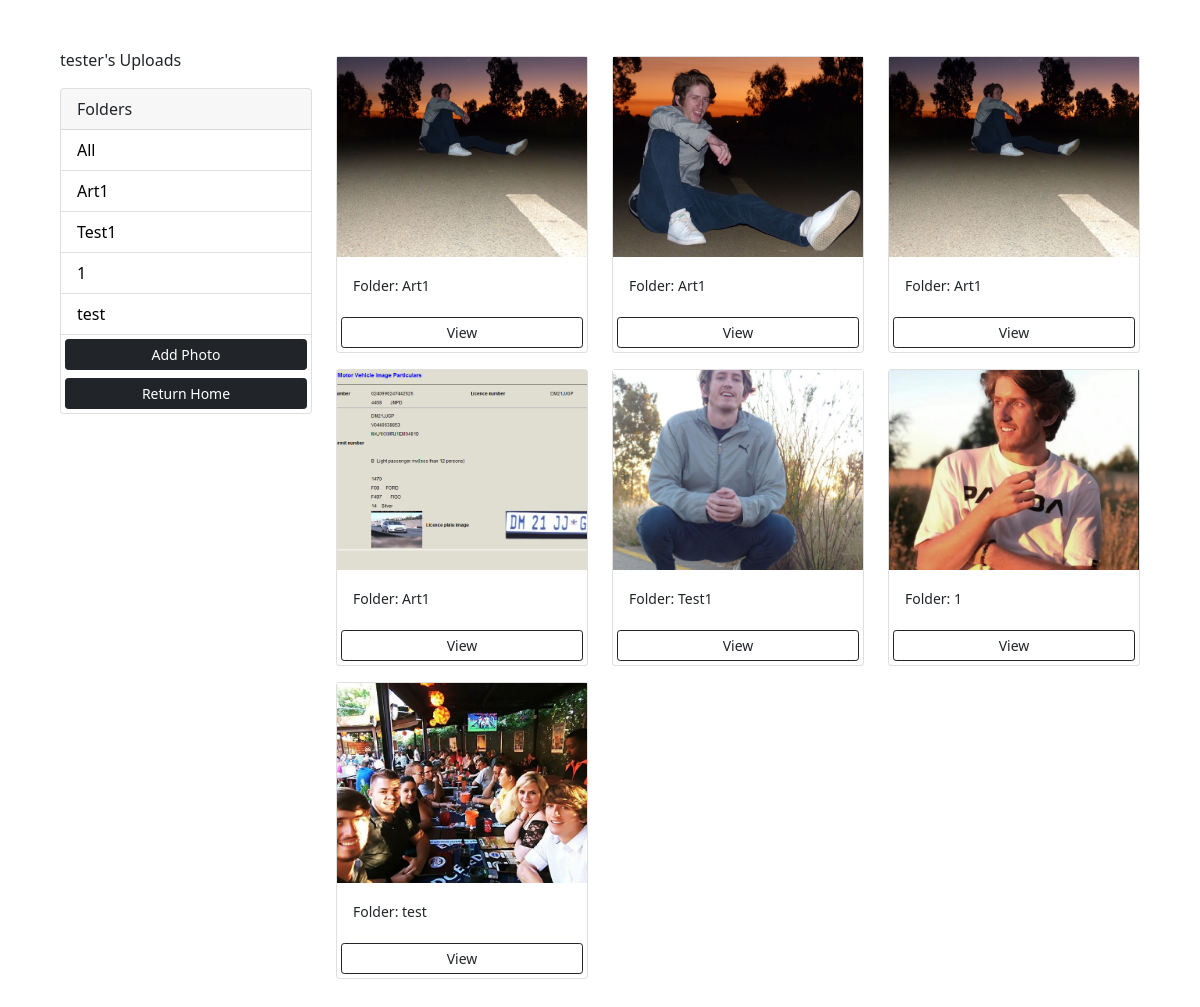
The page /uploads/ (signed in) on the database its author committed.
### uploads/models.py (models this page shows, shortened)
class Category(models.Model):
    class Meta:
        verbose_name = 'Category'
        verbose_name_plural = 'Categories'
    user = models.ForeignKey(
        User, on_delete=models.SET_NULL, null=True, blank=True)
    name = models.CharField(max_length=100, null=False, blank=False)

class Photo(models.Model):
    class Meta:
        verbose_name = 'Photo'
        verbose_name_plural = 'Photos'
    category = models.ForeignKey(
        Category, on_delete=models.SET_NULL, null=True, blank=True)
    image = models.ImageField(null=False, blank=False)
    description = models.TextField()

### uploads/views.py (the view)
# urls.py: path('', views.gallery, name='gallery'),
@login_required(login_url='login')
def gallery(request):
    user = request.user
    category = request.GET.get('category')
    if category == None:
        photos = Photo.objects.filter(category__user=user)
    else:
        photos = Photo.objects.filter(
            category__name=category, category__user=user)
    categories = Category.objects.filter(user=user)
    context = {'categories': categories, 'photos': photos}
    return render(request, 'photos/gallery.html', context)

### uploads/templates/photos/gallery.html (shortened to what this page needs)
<!DOCTYPE html>
<html lang="en">
<head>
    <link href="https://cdn.jsdelivr.net/npm/bootstrap@5.0.0-beta1/dist/css/bootstrap.min.css" rel="stylesheet"
>
</head>
<body class="m-5">
    <div class="container">
        <div class="row">
            <div class="col-md-3">
                {% if request.user.is_authenticated %}
                <p>{{request.user}}'s Uploads</p>
                {% endif %}
                <div class="card">
                    <div class="card-header">
                        Folders
                    </div>
                    <ul class="list-group list-group-flush">
                        <li class="list-group-item">
                            <a href="{% url 'gallery' %}">All</a>
                        </li>
                        {% for category in categories %}
                        <li class=" list-group-item">
                            <a href="{% url 'gallery' %}?category={{category.name}}">
                                {{category.name}}
                            </a>
                        </li>
                        {% endfor %}
                        <a href="{% url 'add' %}" class="btn btn-dark btn-block btn-sm m-1">Add Photo</a>
                        <a href="{% url 'home' %}" class="btn btn-dark btn-block btn-sm m-1">Return Home</a>
                    </ul>
                </div>
            </div>
            <div class="col-md-9">
                <div class="row">
                    {% for photo in photos %}
                    <div class="col-md-4">
                        <div class="card my-2">
                            <img class="image-thumbail" src="{{photo.image.url}}" alt="Card image cap">
                            <div class="card-body">
                                <small>Folder: {{photo.category.name}}</small>
                            </div>
                            <a href="{% url 'photo' photo.id %}" class="btn btn-outline-dark btn-sm m-1">View</a>
                        </div>
                    </div>
                    {% empty %}
                    <h3>No photos...</h3>
                    {% endfor %}
                </div>
            </div>
        </div>
    </div>
</body>
</html>

### uploads/templates/photos/gallery.html (style rules this page uses)
.image-thumbail { height: 200px; object-fit: cover; }
.list-group-item a { text-decoration: none; color: black; }

### rows shown on the page
Category: name "Art1"
Category: name "Test1"
Category: name "1"
Category: name "test"
Photo: image (picture), category.name "Art1"
Photo: image (picture), category.name "Art1"
Photo: image (picture), category.name "Art1"
Photo: image (picture), category.name "Art1"
Photo: image (picture), category.name "Test1"
Photo: image (picture), category.name "1"
Photo: image (picture), category.name "test"

### other values the page prints
{{ request.user }} "tester"
